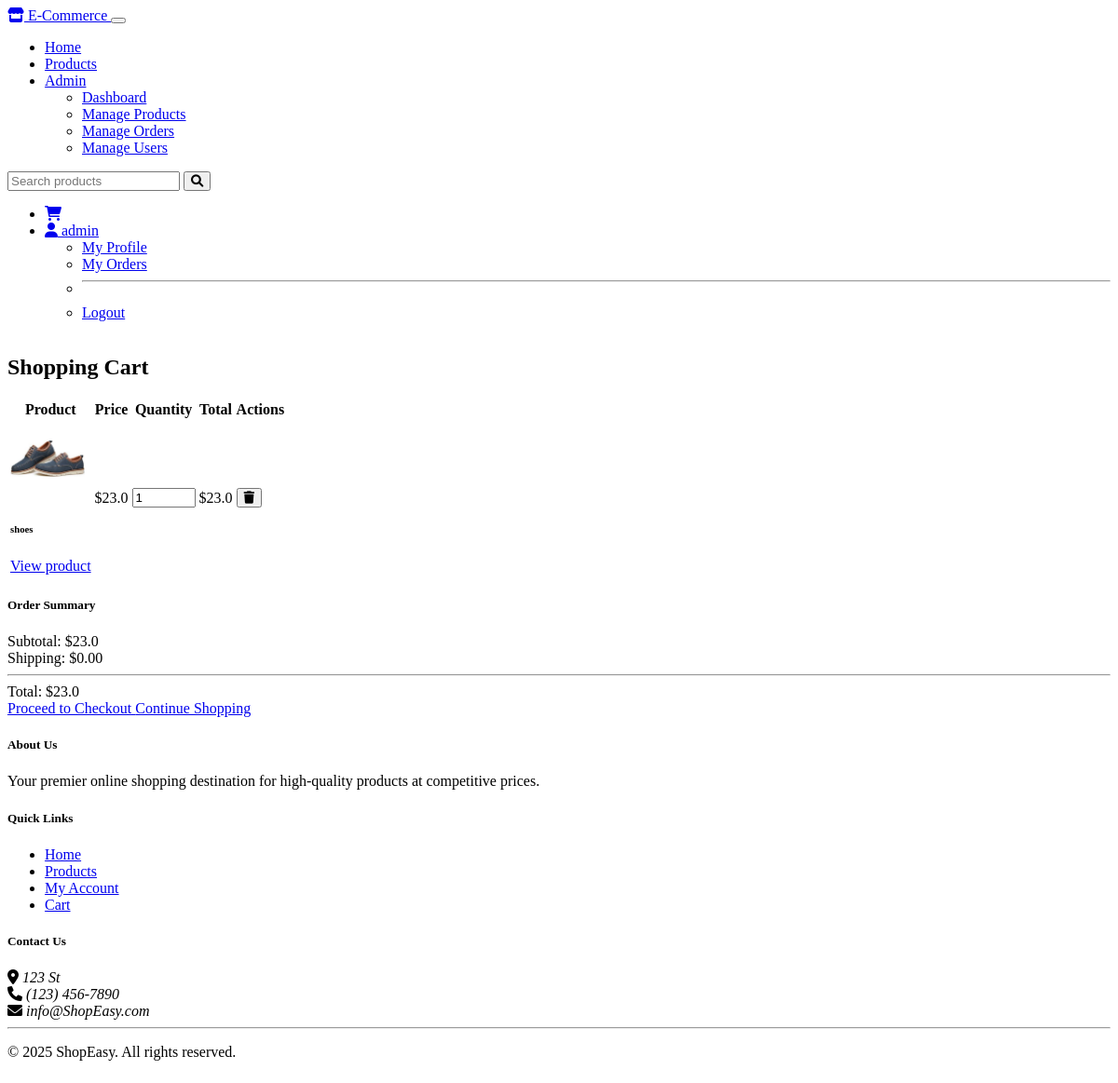
/cart/ (signed in), run on the app's committed database.
### tables this page shows
CREATE TABLE users (
        id INTEGER PRIMARY KEY AUTOINCREMENT,
        username TEXT UNIQUE NOT NULL,
        email TEXT UNIQUE NOT NULL,
        password TEXT NOT NULL,
        role TEXT NOT NULL DEFAULT 'customer'
    );

CREATE TABLE cart_items (
        id INTEGER PRIMARY KEY AUTOINCREMENT,
        user_id INTEGER NOT NULL,
        product_id INTEGER NOT NULL,
        quantity INTEGER NOT NULL DEFAULT 1,
        FOREIGN KEY (user_id) REFERENCES users (id),
        FOREIGN KEY (product_id) REFERENCES products (id)
    );

CREATE TABLE products (
        id INTEGER PRIMARY KEY AUTOINCREMENT,
        name TEXT NOT NULL,
        description TEXT NOT NULL,
        price REAL NOT NULL,
        image_url TEXT,
        category TEXT NOT NULL,
        size TEXT,
        stock INTEGER NOT NULL DEFAULT 0,
        created_at TIMESTAMP NOT NULL DEFAULT CURRENT_TIMESTAMP
    );

### cart.py (the view)
@cart_bp.route('/')
@login_required
def view_cart():
    cart_items = Cart.get_items(current_user.id)
    total = sum(item['price'] * item['quantity'] for item in cart_items)
    return render_template('shop/cart.html', cart_items=cart_items, total=total)

### app.py (called while the page is built)
def get_db_connection():
    conn = sqlite3.connect(DATABASE)
    conn.row_factory = sqlite3.Row
    return conn

### models.py (called while the page is built)
@login_manager.user_loader
def load_user(user_id):
    return User.get_by_id(user_id)

    @staticmethod
    def get_by_id(user_id):
        conn = get_db_connection()
        user = conn.execute('SELECT * FROM users WHERE id = ?', (user_id,)).fetchone()
        conn.close()
        if user:
            return User(
                id=user['id'],
                username=user['username'],
                email=user['email'],
                role=user['role']
            )
        return None

    @staticmethod
    def get_items(user_id):
        conn = get_db_connection()
        cart_items = conn.execute('''
            SELECT c.id, c.product_id, c.quantity, p.name, p.price, p.image_url
            FROM cart_items c
            JOIN products p ON c.product_id = p.id
            WHERE c.user_id = ?
        ''', (user_id,)).fetchall()
        conn.close()
        return cart_items

### templates/shop/cart.html (shortened to what this page needs)
{% extends 'base.html' %}
{% block content %}
<div class="container">
    <div class="row mb-4">
        <div class="col-12">
            <h2>Shopping Cart</h2>
        </div>
    </div>
    <div class="row">
        {% if cart_items and cart_items|length > 0 %}
            <div class="col-lg-8">
                <div class="card mb-4">
                    <div class="card-body">
                        <div class="table-responsive">
                            <table class="table cart-table">
                                <thead>
                                    <tr>
                                        <th>Product</th>
                                        <th>Price</th>
                                        <th>Quantity</th>
                                        <th>Total</th>
                                        <th>Actions</th>
                                    </tr>
                                </thead>
                                <tbody>
                                    {% for item in cart_items %}
                                    <tr id="cart-row-{{ item.product_id }}">
                                        <td>
                                            <div class="d-flex align-items-center">
                                                {% if item.image_url %}
                                                    <img src="{{ item.image_url }}" alt="{{ item.name }}" class="img-thumbnail me-3">
                                                {% else %}
                                                    <div class="me-3 text-center bg-light p-3" style="width: 80px; height: 80px;">
                                                        <i class="fas fa-image fa-2x text-muted"></i>
                                                    </div>
                                                {% endif %}
                                                <div>
                                                    <h6 class="mb-0">{{ item.name }}</h6>
                                                    <a href="{{ url_for('shop.product_detail', product_id=item.product_id) }}" class="text-muted small">View product</a>
                                                </div>
                                            </div>
                                        </td>
                                        <td>${{ item.price }}</td>
                                        <td>
                                            <input type="number" class="form-control cart-quantity-input"
                                                data-product-id="{{ item.product_id }}"
                                                value="{{ item.quantity }}"
                                                min="0" max="99">
                                        </td>
                                        <td id="item-total-{{ item.product_id }}">${{ (item.price * item.quantity)|round(2) }}</td>
                                        <td>
                                            <button class="btn btn-sm btn-danger remove-from-cart" data-product-id="{{ item.product_id }}">
                                                <i class="fas fa-trash"></i>
                                            </button>
                                        </td>
                                    </tr>
                                    {% endfor %}
                                </tbody>
                            </table>
                        </div>
                    </div>
                </div>
            </div>
            <div class="col-lg-4">
                <div class="card">
                    <div class="card-header">
                        <h5 class="mb-0">Order Summary</h5>
                    </div>
                    <div class="card-body">
                        <div class="d-flex justify-content-between mb-3">
                            <span>Subtotal:</span>
                            <span id="cart-total">${{ total|round(2) }}</span>
                        </div>
                        <div class="d-flex justify-content-between mb-3">
                            <span>Shipping:</span>
                            <span>$0.00</span>
                        </div>
                        <hr>
                        <div class="d-flex justify-content-between mb-3 fw-bold">
                            <span>Total:</span>
                            <span>${{ total|round(2) }}</span>
                        </div>
                        <div class="d-grid gap-2">
                            <a href="{{ url_for('cart.checkout') }}" class="btn btn-primary">
                                Proceed to Checkout
                            </a>
                            <a href="{{ url_for('shop.products') }}" class="btn btn-outline-secondary">
                                Continue Shopping
                            </a>
                        </div>
                    </div>
                </div>
            </div>
        {% endif %}
    </div>
</div>
{% endblock %}

### templates/base.html (shortened to what this page needs)
<!DOCTYPE html>
<html lang="en" data-bs-theme="dark">
<head>
    <link rel="stylesheet" href="https://cdn.replit.com/agent/bootstrap-agent-dark-theme.min.css">
    <link rel="stylesheet" href="https://cdnjs.cloudflare.com/ajax/libs/font-awesome/6.0.0/css/all.min.css">
    <link rel="stylesheet" href="{{ url_for('static', filename='css/custom.css') }}">
</head>
<body>
    <nav class="navbar navbar-expand-lg navbar-dark bg-dark">
        <div class="container">
            <a class="navbar-brand" href="{{ url_for('index') }}">
                <i class="fas fa-store"></i> E-Commerce
            </a>
            <button class="navbar-toggler" type="button" data-bs-toggle="collapse" data-bs-target="#navbarNav" aria-controls="navbarNav" aria-expanded="false" aria-label="Toggle navigation">
            </button>
            <div class="collapse navbar-collapse" id="navbarNav">
                <ul class="navbar-nav me-auto">
                    <li class="nav-item">
                        <a class="nav-link" href="{{ url_for('index') }}">Home</a>
                    </li>
                    <li class="nav-item">
                        <a class="nav-link" href="{{ url_for('shop.products') }}">Products</a>
                    </li>
                    {% if current_user.is_authenticated %}
                        {% if current_user.role == 'admin' %}
                            <li class="nav-item dropdown">
                                <a class="nav-link dropdown-toggle" href="#" id="adminDropdown" role="button" data-bs-toggle="dropdown" aria-expanded="false">
                                    Admin
                                </a>
                                <ul class="dropdown-menu" aria-labelledby="adminDropdown">
                                    <li><a class="dropdown-item" href="{{ url_for('admin.dashboard') }}">Dashboard</a></li>
                                    <li><a class="dropdown-item" href="{{ url_for('admin.products') }}">Manage Products</a></li>
                                    <li><a class="dropdown-item" href="{{ url_for('admin.orders') }}">Manage Orders</a></li>
                                    <li><a class="dropdown-item" href="{{ url_for('admin.users') }}">Manage Users</a></li>
                                </ul>
                            </li>
                        {% endif %}
                    {% endif %}
                </ul>
                <form class="d-flex me-2" action="{{ url_for('shop.products') }}" method="GET">
                    <input class="form-control me-2" type="search" name="search" placeholder="Search products" aria-label="Search">
                    <button class="btn btn-outline-light" type="submit">
                        <i class="fas fa-search"></i>
                    </button>
                </form>
                <ul class="navbar-nav">
                    {% if current_user.is_authenticated %}
                        <li class="nav-item">
                            <a class="nav-link position-relative" href="{{ url_for('cart.view_cart') }}">
                                <i class="fas fa-shopping-cart"></i>
                            </a>
                        </li>
                        <li class="nav-item dropdown">
                            <a class="nav-link dropdown-toggle" href="#" id="userDropdown" role="button" data-bs-toggle="dropdown" aria-expanded="false">
                                <i class="fas fa-user"></i> {{ current_user.username }}
                            </a>
                            <ul class="dropdown-menu dropdown-menu-end" aria-labelledby="userDropdown">
                                <li><a class="dropdown-item" href="{{ url_for('shop.profile') }}">My Profile</a></li>
                                <li><a class="dropdown-item" href="{{ url_for('shop.orders') }}">My Orders</a></li>
                                <li><hr class="dropdown-divider"></li>
                                <li><a class="dropdown-item" href="{{ url_for('auth.logout') }}">Logout</a></li>
                            </ul>
                        </li>
                    {% endif %}
                </ul>
            </div>
        </div>
    </nav>
    <main class="py-4">
        {% block content %}{% endblock %}
    </main>
    <footer class="bg-dark text-white py-4 mt-5">
        <div class="container">
            <div class="row">
                <div class="col-md-4">
                    <h5>About Us</h5>
                    <p>Your premier online shopping destination for high-quality products at competitive prices.</p>
                </div>
                <div class="col-md-4">
                    <h5>Quick Links</h5>
                    <ul class="list-unstyled">
                        <li><a href="{{ url_for('index') }}" class="text-white">Home</a></li>
                        <li><a href="{{ url_for('shop.products') }}" class="text-white">Products</a></li>
                        {% if current_user.is_authenticated %}
                            <li><a href="{{ url_for('shop.profile') }}" class="text-white">My Account</a></li>
                            <li><a href="{{ url_for('cart.view_cart') }}" class="text-white">Cart</a></li>
                        {% else %}
                            <li><a href="{{ url_for('auth.login') }}" class="text-white">Login</a></li>
                            <li><a href="{{ url_for('auth.register') }}" class="text-white">Register</a></li>
                        {% endif %}
                    </ul>
                </div>
                <div class="col-md-4">
                    <h5>Contact Us</h5>
                    <address>
                        <i class="fas fa-map-marker-alt"></i> 123  St<br>
                        <i class="fas fa-phone"></i> (123) 456-7890<br>
                        <i class="fas fa-envelope"></i> info@ShopEasy.com
                    </address>
                </div>
            </div>
            <hr>
            <div class="text-center">
                <p>&copy; 2025 ShopEasy. All rights reserved.</p>
            </div>
        </div>
    </footer>
</body>
</html>

### static/css/custom.css (style rules this page uses)
body { min-height: 100vh; display: flex; flex-direction: column; }
main { flex: 1; }
.cart-table img { width: 80px; height: 80px; object-fit: contain; }
.cart-quantity-input { width: 60px; }

### data on the page
users: username "admin"
cart_items: image_url (picture), name "shoes", price "23.0", product_id "1"
products: (item.price*item.quantity)|round(2) "23.0"

### other printed values
{{ total|round(2) }} "23.0"
